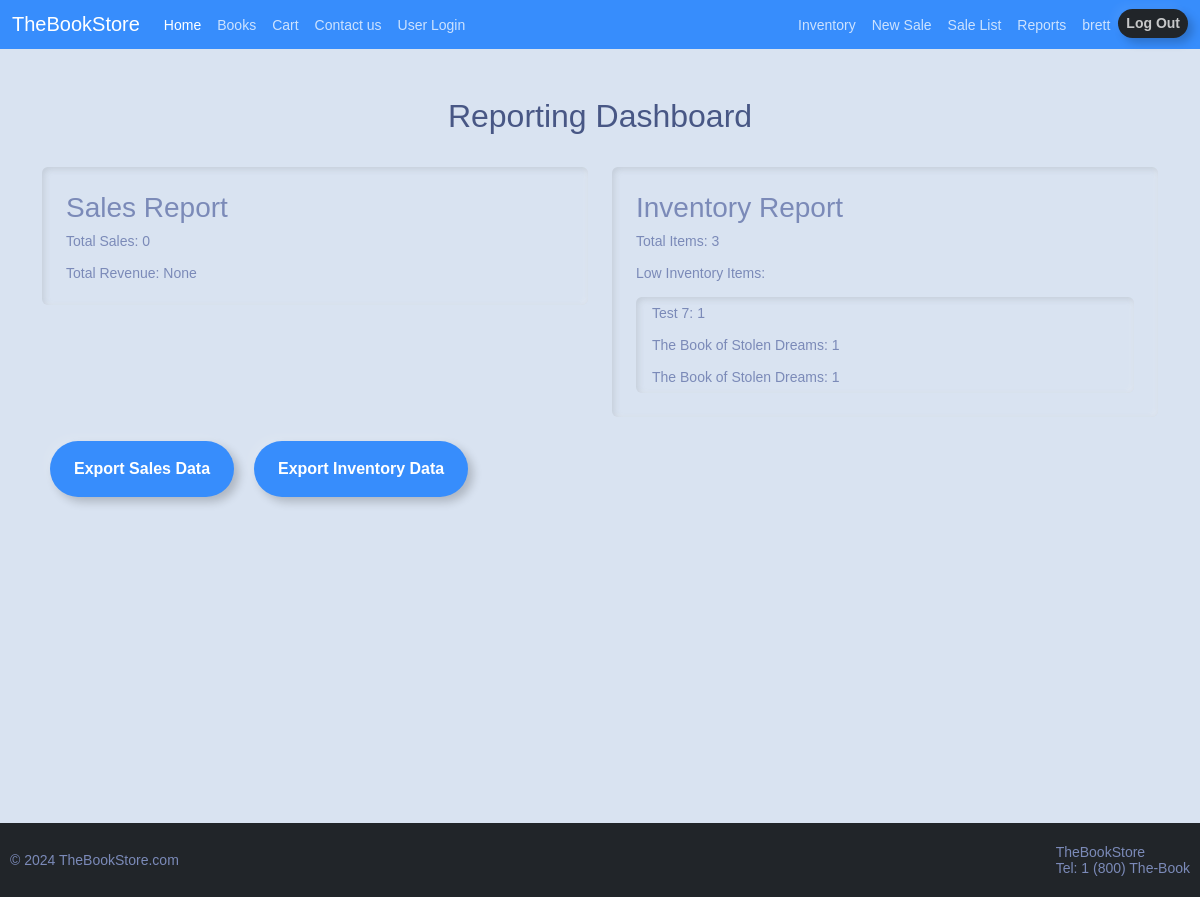
The app's page /reports/ (signed in) with its own data.
### inventory/models.py (models this page shows, shortened)
class InventoryItem(models.Model):
	name = models.CharField(max_length=200)
	quantity = models.IntegerField()
	author = models.ForeignKey('Author', on_delete=models.SET_NULL, blank=True, null=True)
	ISBN = models.CharField(max_length=13, unique=True, validators=[MinLengthValidator(13)])
	date_created = models.DateTimeField(auto_now_add=True)
	user = models.ForeignKey(User, on_delete=models.CASCADE) #if user deleted, all their invtoryitems are deleted
	threshold = models.IntegerField(default=1)
	reordered = models.BooleanField(default=False)
	description = models.TextField(blank=True, null=True)

### inventory/views.py (the view)
# urls.py: path('reports/', ReportView.as_view(), name = 'report'),
class ReportView(LoginRequiredMixin, ListView):
    model = Sale
    template_name = 'inventory/report.html'
    context_object_name = 'sales'
    def get_context_data(self, **kwargs):
        context = super().get_context_data(**kwargs)
        total_sales = Sale.objects.count()
        total_revenue = Sale.objects.aggregate(models.Sum('total_amount'))['total_amount__sum']
        context['total_sales'] = total_sales
        context['total_revenue'] = total_revenue
        total_items = InventoryItem.objects.count()
        low_inventory_items = InventoryItem.objects.filter(quantity__lte=1)  # Adjust threshold as needed
        context['total_items'] = total_items
        context['low_inventory_items'] = low_inventory_items
        return context

### inventory/templates/inventory/report.html (shortened to what this page needs)
{% extends 'inventory/base.html' %}
{% block content %}
<div class="container mt-5">
    <div class="row">
        <div class="col-12 text-center mb-4">
            <h2>Reporting Dashboard</h2>
        </div>
    </div>
    <div class="row">
        <div class="col-md-6 col-12 mx-auto">
            <div class="card mb-4">
                <div class="card-body">
                    <h3 class="card-title">Sales Report</h3>
                    <p class="card-text">Total Sales: {{ total_sales }}</p>
                    <p class="card-text">Total Revenue: {{ total_revenue }}</p>
                </div>
            </div>
        </div>
        <div class="col-md-6 col-12 mx-auto">
            <div class="card mb-4">
                <div class="card-body">
                    <h3 class="card-title">Inventory Report</h3>
                    <p class="card-text">Total Items: {{ total_items }}</p>
                    <p class="card-text">Low Inventory Items:</p>
                    <ul class="list-group">
                        {% for item in low_inventory_items %}
                            <li class="list-group-item">{{ item.name }}: {{ item.quantity }}</li>
                        {% endfor %}
                    </ul>
                </div>
            </div>
        </div>
    </div>
                <a href="{% url 'export_sales' %}" class="btn btn-outline-primary mx-2">Export Sales Data</a>
                <a href="{% url 'export_inventory' %}" class="btn btn-outline-primary mx-2">Export Inventory Data</a>
</div>
{% endblock %}

### inventory/templates/inventory/navigation.html (shortened to what this page needs)
<nav class="navbar navbar-expand-lg bg-primary nav-bar" data-bs-theme="dark">
	<div class="container-fluid">
		<a class="navbar-brand" href="/">TheBookStore</a>
		<div class="collapse navbar-collapse" id="navbarColor01">
			<ul class="navbar-nav me-auto">
				<li class="nav-item">
					<a class="nav-link active" href="/">Home
					</a>
				</li>
				<li class="nav-item">
					<a class="nav-link" href="{% url 'book_list' %}">Books</a>
				</li>
				<li class="nav-item">
					<a class="nav-link" href="{% url 'cart' %}">Cart</a>
				</li>
				<li class="nav-item">
					<a class="nav-link" href="{% url 'Contact_us' %}">Contact us</a>
				</li>
				<li class="nav-item">
					<a class="nav-link" href="{% url 'user_login' %}">User Login</a>
				</li>
			</ul>
			<ul class="navbar-nav">
				{% if user.is_authenticated %}
					<li class="nav-item">
						<a class="nav-link" href="{% url 'dashboard' %}">Inventory</a>
					</li>
					<li class="nav-item">
						<a class="nav-link" href="{% url 'sale_add' %}">New Sale</a>
					</li>
					<li class="nav-item">
						<a class="nav-link" href="{% url 'sale_list' %}">Sale List</a>
					</li>
					<li class="nav-item">
    					<a class="nav-link" href="{% url 'report' %}">Reports</a>
    				</li>
    				<li class="nav-item">
						<a class="nav-link" href="{% url 'dashboard' %}">{{ user.username }}</a>
					</li>
					<form action="{% url 'logout' %}" method="post">
						<button class="btn btn-sm">Log Out</button>
					</form>
				{% else %}
				<li class="nav-item">
					<a class="nav-link me-2" href="{% url 'emp_login' %}">Employee Log In</a>
				</li>
				{% endif %}
			</ul>
		</div>
	</div>
</nav>

### inventory/static/css/style.css (style rules this page uses)
body { font: 14px "Lucida Grande", Helvetica, Arial, sans-serif; width: 100vw; height: 100vh; }
a { color: #00B7FF; }
.nav-bar { width: 100vw; }

### inventory/templates/inventory/report.html (style rules this page uses)
.container { min-height: 100vh; }
.card { margin-bottom: 20px; }

### records on screen
InventoryItem: name "Test 7", quantity "1"
InventoryItem: name "The Book of Stolen Dreams", quantity "1"
InventoryItem: name "The Book of Stolen Dreams", quantity "1"

### other values on screen
{{ user.username }} "brett"
{{ total_sales }} "0"
{{ total_revenue }} "None"
{{ total_items }} "3"
